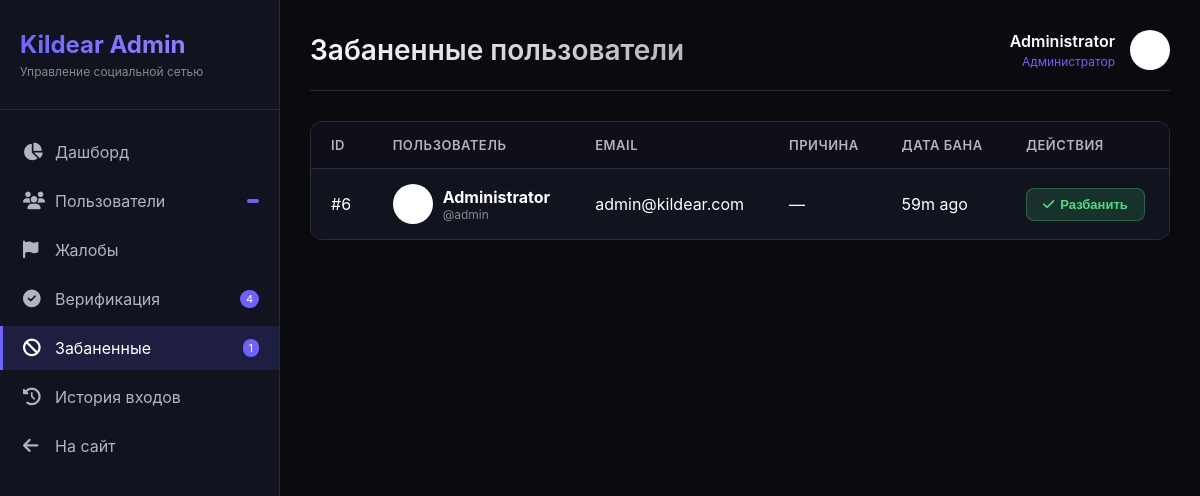
Page /admin/banned (signed in) on the earlier database version.
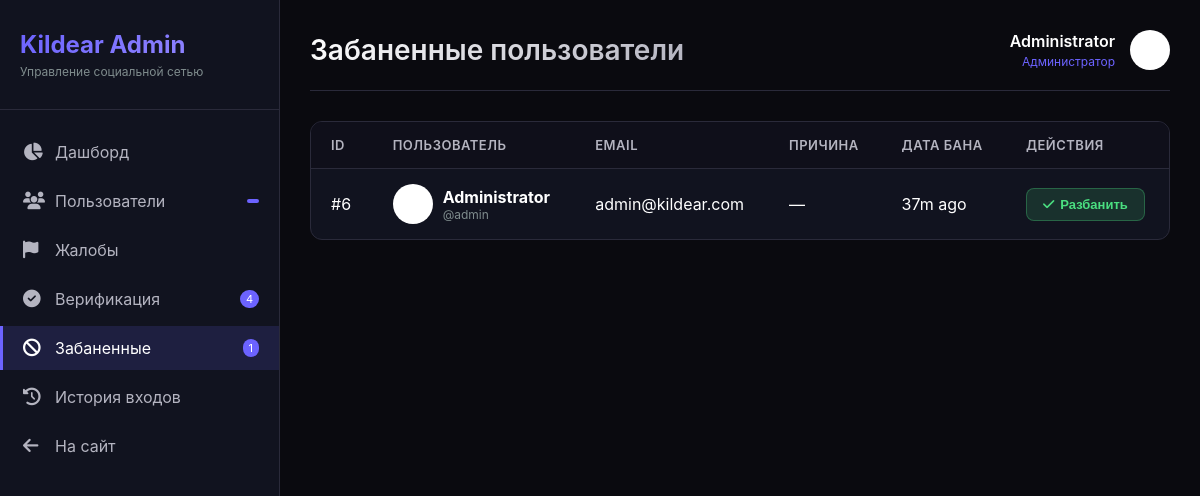
Same page on the later database version.
### app.py (models this page shows, shortened)
class User(UserMixin, db.Model):
    id              = db.Column(db.Integer, primary_key=True)
    username        = db.Column(db.String(40), unique=True, nullable=False)
    email           = db.Column(db.String(120), unique=True, nullable=False)
    password_hash   = db.Column(db.String(256), nullable=False)
    display_name    = db.Column(db.String(60), default="")
    bio             = db.Column(db.String(500), default="")
    avatar          = db.Column(db.String(300), default="/static/default_avatar.png")
    cover_photo     = db.Column(db.String(300), default="")
    website         = db.Column(db.String(200), default="")
    location        = db.Column(db.String(100), default="")
    accent_color    = db.Column(db.String(7), default="#6c63ff")
    is_private      = db.Column(db.Boolean, default=False)
    is_verified     = db.Column(db.Boolean, default=False)
    is_banned       = db.Column(db.Boolean, default=False)
    is_admin        = db.Column(db.Boolean, default=False)
    is_online       = db.Column(db.Boolean, default=False)
    last_seen       = db.Column(db.DateTime, default=datetime.utcnow)
    created_at      = db.Column(db.DateTime, default=datetime.utcnow)
    two_factor_enabled = db.Column(db.Boolean, default=False)
    two_factor_secret  = db.Column(db.String(32), nullable=True)
    failed_logins   = db.Column(db.Integer, default=0)
    locked_until    = db.Column(db.DateTime, nullable=True)
    posts          = db.relationship("Post", backref="author", lazy="dynamic",
                                     foreign_keys="Post.user_id")
    sent_msgs      = db.relationship("Message", backref="sender", lazy="dynamic",
                                     foreign_keys="Message.sender_id")
    recv_msgs      = db.relationship("Message", backref="receiver", lazy="dynamic",
                                     foreign_keys="Message.receiver_id")
    notifications  = db.relationship("Notification", backref="recipient", lazy="dynamic",
                                     foreign_keys="Notification.user_id")
    comments       = db.relationship("Comment", backref="author", lazy="dynamic")
    owned_groups   = db.relationship("Group", backref="owner", lazy="dynamic")
    owned_channels = db.relationship("Channel", backref="owner", lazy="dynamic")
    login_history  = db.relationship("LoginHistory", backref="user", lazy="dynamic")
    blocked_users = db.relationship(
        "User", secondary=blocks,
        primaryjoin=blocks.c.blocker_id == id,
        secondaryjoin=blocks.c.blocked_id == id,
        backref=db.backref("blocked_by", lazy="dynamic"),
        lazy="dynamic",
    )
    following = db.relationship(
        "User", secondary=follows,
        primaryjoin=follows.c.follower_id == id,
        secondaryjoin=follows.c.followed_id == id,
        backref=db.backref("followers", lazy="dynamic"),
        lazy="dynamic",
    )

### app.py (the view)
@app.route("/admin/banned")
@login_required
@admin_required
def admin_banned():
    page  = request.args.get("page", 1, type=int)
    users = User.query.filter_by(is_banned=True)\
                .order_by(User.last_seen.desc()).paginate(page=page, per_page=20)
    return render_template("admin/banned.html", users=users)

### app.py (called while the page is built, shortened)
def _get_client_ip() -> str:
    forwarded = request.headers.get('X-Forwarded-For', '')
    real_ip = request.headers.get('X-Real-IP', '')
    if real_ip:
        try:
            ip_address(real_ip)
            return real_ip
        except (ValueError, AddressValueError):
            pass
    return request.remote_addr or '0.0.0.0'

@app.before_request
def before_request_hook():
    ip = _get_client_ip()
    g.client_ip = ip
    security.track_concurrent(ip, +1)
    allowed, status = security.process_request(request)

@app.template_filter('timeago')
def timeago_filter(date):
    if not date:
        return 'recently'
    diff = datetime.utcnow() - date
    if diff.days > 365:   return f"{diff.days // 365}y ago"
    if diff.days > 30:    return f"{diff.days // 30}mo ago"
    if diff.days > 0:     return f"{diff.days}d ago"
    if diff.seconds > 3600: return f"{diff.seconds // 3600}h ago"
    if diff.seconds > 60: return f"{diff.seconds // 60}m ago"
    return "just now"

@login_mgr.user_loader
def load_user(user_id):
    return db.session.get(User, int(user_id))

### templates/admin/banned.html (shortened to what this page needs)
{% extends "admin/base_admin.html" %}
{% block header %}Забаненные пользователи{% endblock %}
{% block content %}
<div class="admin-table-container">
    <table class="admin-table">
        <thead>
            <tr>
                <th>ID</th>
                <th>Пользователь</th>
                <th>Email</th>
                <th>Причина</th>
                <th>Дата бана</th>
                <th>Действия</th>
            </tr>
        </thead>
        <tbody>
            {% for user in users.items %}
            <tr>
                <td>#{{ user.id }}</td>
                <td>
                    <div style="display: flex; align-items: center; gap: 10px;">
                        <img src="{{ user.avatar or '/static/default_avatar.png' }}" style="width: 40px; height: 40px; border-radius: 50%;">
                        <div>
                            <strong>{{ user.display_name or user.username }}</strong>
                            <div style="font-size: 12px; color: #7f8c8d;">@{{ user.username }}</div>
                        </div>
                    </div>
                </td>
                <td>{{ user.email }}</td>
                <td>—</td>
                <td>{{ user.last_seen|timeago }}</td>
                <td>
                    <form method="POST" action="{{ url_for('admin_toggle_ban', user_id=user.id) }}" style="display: inline;">
                        <button type="submit" class="admin-btn admin-btn-success" onclick="return confirm('Разбанить пользователя {{ user.username }}?')">
                            <i class="fa-solid fa-check"></i> Разбанить
                        </button>
                    </form>
                </td>
            </tr>
            {% else %}
            <tr>
                <td colspan="6" style="text-align: center; color: #7f8c8d;">Нет забаненных пользователей</td>
            </tr>
            {% endfor %}
        </tbody>
    </table>
</div>
{% endblock %}

### templates/admin/base_admin.html (shortened to what this page needs)
<!DOCTYPE html>
<html lang="ru">
<head>
    <link rel="stylesheet" href="https://cdnjs.cloudflare.com/ajax/libs/font-awesome/6.4.0/css/all.min.css">
</head>
<body>
    <div class="admin-layout">
        <div class="admin-sidebar">
            <div class="admin-logo">
                <h2>Kildear Admin</h2>
                <p>Управление социальной сетью</p>
            </div>
            <ul class="admin-nav">
                <li class="admin-nav-item">
                    <a href="{{ url_for('admin_dashboard') }}" class="admin-nav-link {% if request.endpoint == 'admin_dashboard' %}active{% endif %}">
                        <i class="fa-solid fa-chart-pie"></i>
                        <span>Дашборд</span>
                    </a>
                </li>
                <li class="admin-nav-item">
                    <a href="{{ url_for('admin_users') }}" class="admin-nav-link {% if request.endpoint == 'admin_users' %}active{% endif %}">
                        <i class="fa-solid fa-users"></i>
                        <span>Пользователи</span>
                        <span class="admin-badge">{{ stats.total_users if stats else 0 }}</span>
                    </a>
                </li>
                <li class="admin-nav-item">
                    <a href="{{ url_for('admin_reports') }}" class="admin-nav-link {% if request.endpoint == 'admin_reports' %}active{% endif %}">
                        <i class="fa-solid fa-flag"></i>
                        <span>Жалобы</span>
                    </a>
                </li>
                <li class="admin-nav-item">
                    <a href="{{ url_for('admin_verification') }}" class="admin-nav-link {% if request.endpoint == 'admin_verification' %}active{% endif %}">
                        <i class="fa-solid fa-check-circle"></i>
                        <span>Верификация</span>
                        {% if stats and stats.pending_verification %}
                        <span class="admin-badge">{{ stats.pending_verification }}</span>
                        {% endif %}
                    </a>
                </li>
                <li class="admin-nav-item">
                    <a href="{{ url_for('admin_banned') }}" class="admin-nav-link {% if request.endpoint == 'admin_banned' %}active{% endif %}">
                        <i class="fa-solid fa-ban"></i>
                        <span>Забаненные</span>
                        {% if stats and stats.banned_users %}
                        <span class="admin-badge">{{ stats.banned_users }}</span>
                        {% endif %}
                    </a>
                </li>
                <li class="admin-nav-item">
                    <a href="{{ url_for('admin_logs') }}" class="admin-nav-link {% if request.endpoint == 'admin_logs' %}active{% endif %}">
                        <i class="fa-solid fa-history"></i>
                        <span>История входов</span>
                    </a>
                </li>
                <li class="admin-nav-item">
                    <a href="{{ url_for('index') }}" class="admin-nav-link">
                        <i class="fa-solid fa-arrow-left"></i>
                        <span>На сайт</span>
                    </a>
                </li>
            </ul>
        </div>
        <div class="admin-main">
            <div class="admin-header">
                <h1>{% block header %}Панель управления{% endblock %}</h1>
                <div class="admin-user">
                    <div class="admin-user-info">
                        <div class="admin-user-name">{{ current_user.display_name or current_user.username }}</div>
                        <div class="admin-user-role">Администратор</div>
                    </div>
                    <img src="{{ current_user.avatar or '/static/default_avatar.png' }}" alt="Admin">
                </div>
            </div>
            {% block content %}{% endblock %}
        </div>
    </div>
</body>
</html>

Differences in the rows shown:
changed User "Administrator": last_seen "59m ago" → "37m ago"
